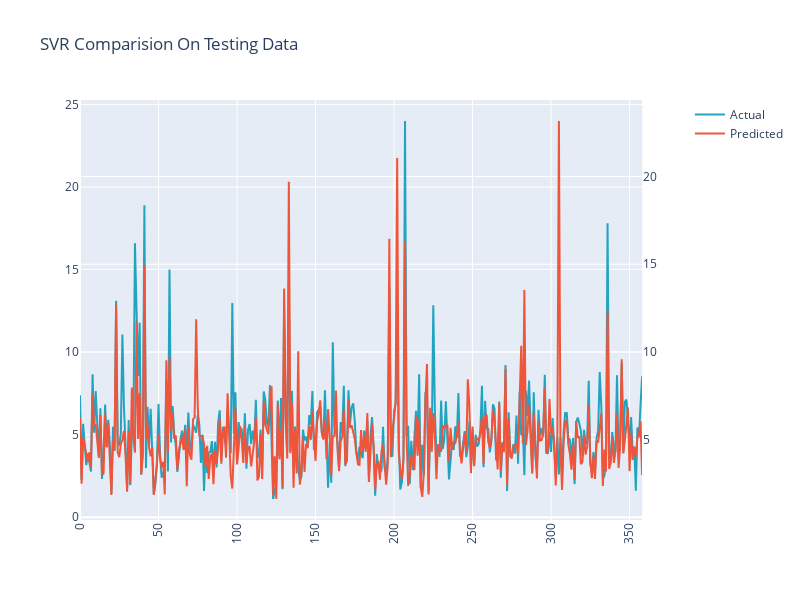

The code cell stored with this chart in its notebook:
### Markdown cell above
## Comparision Of Predicted AQI and Actual AQI

### Code cell
import plotly.graph_objects as go
from plotly.subplots import make_subplots

trace1 = go.Scatter(
   
    y=df_y.iloc[:,-1],
    name="Actual",
    marker=dict(
        color='rgb(34,163,192)'
               )
)
trace2 = go.Scatter(
    y=df_y.iloc[:,0],
    
    name='Predicted',
    yaxis='y2'

)
fig = make_subplots(specs=[[{"secondary_y": True}]])
fig.add_trace(trace1)
fig.add_trace(trace2,secondary_y=True)
fig['layout'].update(height = 600, width = 800, title = "SVR Comparision On Testing Data ",xaxis=dict(
      tickangle=-90
    ))
fig.show()

### Figure 1 — Plotly figure (JSON) as saved in the notebook; plotly's stock layout.template omitted (floating-point values rounded to 4 significant figures; data arrays with more than 128 entries replaced by an {"elided": "..."} marker saying what was removed)
{"data": [{"marker": {"color": "rgb(34,163,192)"}, "name": "Actual", "type": "scatter", "y": {"elided": "359 float values"}}, {"name": "Predicted", "type": "scatter", "xaxis": "x", "y": {"elided": "359 float values"}, "yaxis": "y2"}], "layout": {"height": 600, "title": {"text": "SVR Comparision On Testing Data "}, "width": 800, "xaxis": {"anchor": "y", "domain": [0, 0.94], "tickangle": -90}, "yaxis": {"anchor": "x", "domain": [0, 1]}, "yaxis2": {"anchor": "x", "overlaying": "y", "side": "right"}}}
